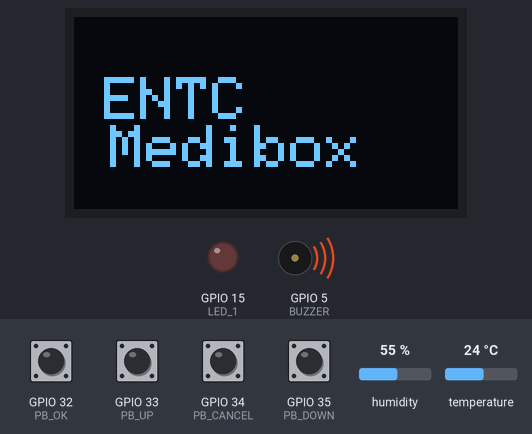
Simulated run of this sketch. Board: ESP32. Parts: 128×64 one-colour display, output pins drawn as LEDs (lit = HIGH), buzzer (waves = sounding). Dashed ring = blinking. The test bench sets the inputs (shaded band); at power-on: GPIO 32 (PB_OK), GPIO 33 (PB_UP), GPIO 34 (PB_CANCEL), GPIO 35 (PB_DOWN) HIGH, humidity 55 %, temperature 24 °C. WiFi joins after 1.5 s; servers stay silent unless stated; the display library's start-up logo is not drawn; the local clock reads 2024-03-15 10:24:30 at power-on unless the sketch sets it.

Above: at 3.7 s.
At 6.43 s:
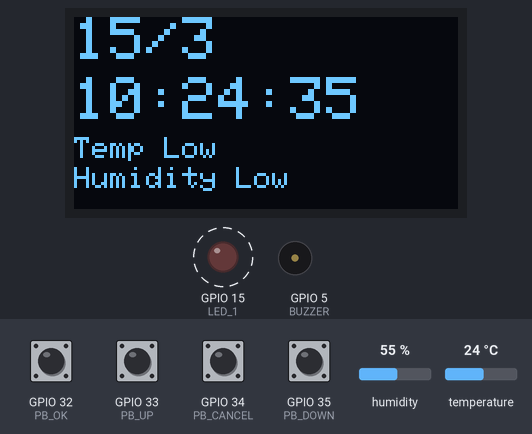
6.8 s: GPIO 32 (PB_OK) pulled LOW for 1 s
At 10.1 s:
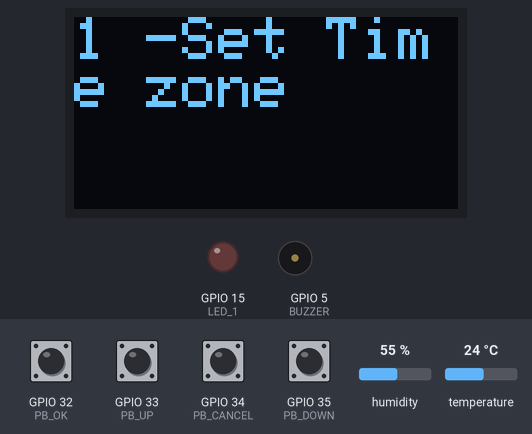
10.5 s: GPIO 34 (PB_CANCEL) driven LOW
At 11.84 s:
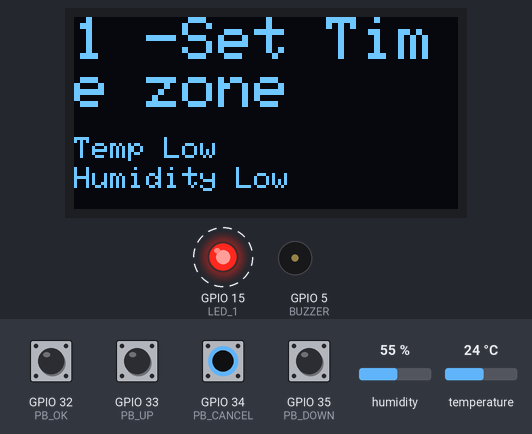
13.4 s: humidity set to 58 %
15.0 s: humidity set to 62 %
At 15.62 s:
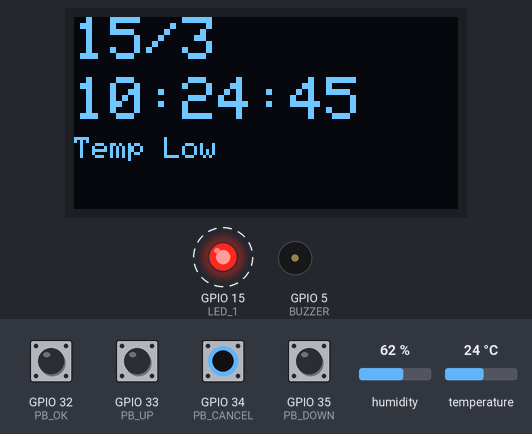
17.6 s: temperature set to 25.4 °C
19.1 s: temperature set to 26.6 °C
At 20.3 s:
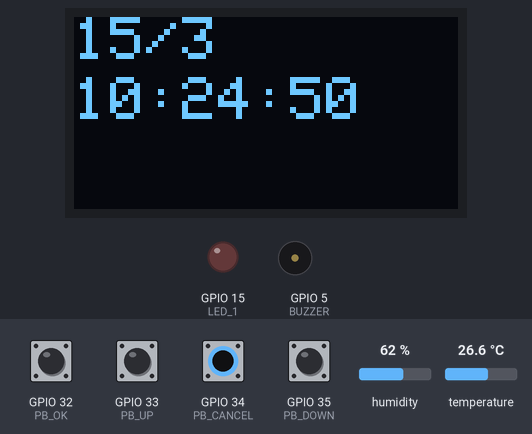
Timing chart, 0 to 22.1 s (numbered marks = the images above; inputs shaded):
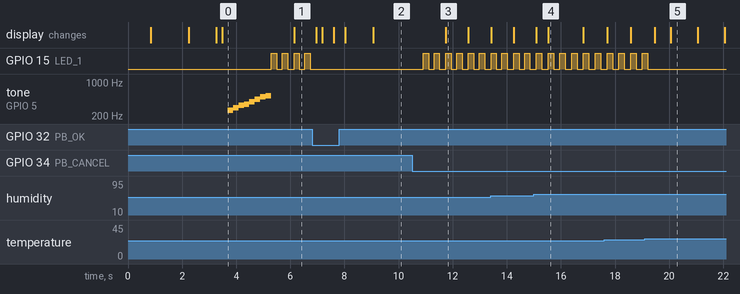

The sketch:

sketch.ino
```cpp
#include <Wire.h>
#include <Adafruit_GFX.h>
#include <Adafruit_SSD1306.h>
#include <DHTesp.h>
#include <WiFi.h>

// Constants for OLED display
#define SCREEN_WIDTH 128
#define SCREEN_HEIGHT 64
#define OLED_RESET -1
#define SCREEN_ADDRESS 0x3C

// Constants for components pins
#define BUZZER 5
#define LED_1  15
#define PB_CANCEL 34
#define PB_OK 32
#define PB_UP 33
#define PB_DOWN 35
#define DHTPIN 12

#define NTP_SERVER     "pool.ntp.org"
#define UTC_OFFSET 0


// Declare objects
Adafruit_SSD1306 display(SCREEN_WIDTH,SCREEN_HEIGHT,&Wire,OLED_RESET);
DHTesp dhtSensor;


// Global variables
float UTC_OFFSET_DTS = 19800;  // default time is set to Sri Lankan time
float offset =0;

int months  =0;
int days    =0;
int hours   =0;
int minutes =0;
int seconds =0;

unsigned long timeNow =0;
unsigned long timeLast =0;

bool alarm_enabled =true;
int n_alarms =3;
int alarm_hours[]={0,1,2};
int alarm_minutes[] ={1,10,20};
bool alarm_triggered[] ={false,false,false};

int n_notes =8;
int C= 262;
int D=294;
int E=330;
int F=349;
int G=392;
int A=440;
int B=494;
int C_H=523;

int notes_for_alarm[]={C,D,E,F,G,A,B,C_H};

int current_mode = 0;
int max_modes = 5;
String modes[] = {"1 -Set Time zone  ", "2 - Set Alaram 1", "3 - Set Alarm 2", "4-set Alarm 3", "5 - Disable Alarms"};


void setup() {
  ledcSetup(0, 5000, 8);
  ledcAttachPin(5, 0);

  pinMode(BUZZER, OUTPUT);
  pinMode(LED_1, OUTPUT);
  pinMode(PB_CANCEL, INPUT);
  pinMode(PB_OK, INPUT);
  pinMode(PB_UP, INPUT);
  pinMode(PB_DOWN, INPUT);

  dhtSensor.setup(DHTPIN, DHTesp::DHT22);

  Serial.begin(9600);

  if (!display.begin(SSD1306_SWITCHCAPVCC, SCREEN_ADDRESS)) {
    Serial.println(F("SSD1306 allocation failed"));
    for (;;);
  }

  display.display();
  delay(500);

  WiFi.begin("Wokwi-GUEST", "", 6);
  while (WiFi.status() != WL_CONNECTED) {
    delay(250);
    display.clearDisplay();
    print_line("Connecting to WIFI", 0, 0, 2);
  }

  display.clearDisplay();
  print_line("Connected to WIFI", 0, 0, 2);
  delay(1000);

configTime(19800, 0, "pool.ntp.org");
  while (time(nullptr) < 1000) {
    delay(1000);
    Serial.println("Waiting for NTP time...");
 }
  //configTime(UTC_OFFSET, UTC_OFFSET_DTS, NTP_SERVER);


  display.clearDisplay();

  print_line("Welcome", 10, 20, 2);
  delay(200);
  display.clearDisplay();

  print_line("ENTC \n Medibox", 10, 20, 2);
  delay(200);
  display.clearDisplay();

  startup_sound();
}

void loop() {
  update_time_with_check_alarm();

  if (digitalRead(PB_OK) == LOW) {
    delay(200);
    go_to_menu();
  }

  check_temp();
  display.display();
}

// Add a startup sound
void startup_sound() {
  // Play a startup sound when the device boots
  for (int i = 0; i < n_notes; i++) {
    tone(BUZZER, notes_for_alarm[i]);
    delay(200);
  }
  noTone(BUZZER);
}


// Print a string on OLED display
void print_line(String text, int column, int row, int text_size ){
  display.setTextSize(text_size);
  display.setTextColor(SSD1306_WHITE);
  display.setCursor(column,row);
  display.println(text);
  display.display();
}

// Print a string on OLED display without buffering
void print_line_no_buff(String text,int row,int column,int size){
  display.setTextSize(size);
  display.setTextColor(SSD1306_WHITE);
  display.setCursor(row,column);
  display.println(text);
}

//Display time in OLED display
void print_time_now(){
  display.clearDisplay();
  String date_now = String(days) + "/" + String(months);
  String time_now = String(hours) + ":" + String(minutes) + ":" + String(seconds);
  print_line_no_buff(date_now , 0 , 0 , 2);
  print_line_no_buff(time_now , 0 , 20 , 2);

}

// Updates the global time variables based on the current local time
void update_time(){

  struct tm timeinfo;         // Create a struct to hold the time information
  getLocalTime(&timeinfo);    // Get the current local time and store it in the timeinfo struct

  // Extract the hour information from the timeinfo struct
  char timeHour[3];
  strftime(timeHour,3,"%H",&timeinfo);
  hours = atoi(timeHour);      // Convert the string to an integer and store it in the global hours variable

  char timeMinute[3];
  strftime(timeMinute,3,"%M",&timeinfo);
  minutes = atoi(timeMinute);

  char timeSecond[3];
  strftime(timeSecond,3,"%S",&timeinfo);
  seconds = atoi(timeSecond);

  char timeDay[3];
  strftime(timeDay,3,"%d",&timeinfo);
  days = atoi(timeDay);

  char timeMonth[3];
  strftime(timeMonth,3,"%m",&timeinfo);
  months = atoi(timeMonth);

}

//ring alarm at medicine time
void ring_alarm(){

  display.clearDisplay();
  print_line("MEDICINE TIME!",0 ,0 ,2);

  digitalWrite(LED_1,HIGH);

  bool break_happend = false;

  //ring the buzzer
  while(break_happend == false && digitalRead(PB_CANCEL)==HIGH){

    for (int i=0 ; i<n_notes; i++){

      if (digitalRead(PB_CANCEL)==LOW){
        delay(200);
        break_happend == true;
        break;
      }

      tone(BUZZER,notes_for_alarm[i]);
      delay(500);
      noTone(BUZZER);
      delay(2);      // ensure tone has stopped playing completely before the function returns.
    }
  }

  digitalWrite(LED_1,LOW);
  display.clearDisplay();
}

void show_warning(){
  //blink led when temp and humidity not in range
  digitalWrite(LED_1,HIGH);
  delay(200);
  digitalWrite(LED_1,LOW);
  delay(200);
}


void update_time_with_check_alarm(void){
  display.clearDisplay();
  update_time();
  print_time_now();

  if (alarm_enabled == true){
    for (int i=0; i< n_alarms; i++){
      if (alarm_triggered[i]==false && alarm_hours[i]==hours && alarm_minutes[i]==minutes){
        ring_alarm();
        alarm_triggered[i]=true; // Set this alarm as triggered so it doesn't ring again
      }
    }
  }
}


int wait_for_button_press(){

  while (true){

    if (digitalRead(PB_UP)==LOW){
      delay(200);                   //debounce the button and ensure a stable reading
      return PB_UP;
    }

    else if (digitalRead(PB_DOWN)==LOW){
      delay(200);                   //debounce the button and ensure a stable reading
      return PB_DOWN;
    }

    else if (digitalRead(PB_OK)==LOW){
      delay(200);                   //debounce the button and ensure a stable reading
      return PB_OK;
    }

    else if (digitalRead(PB_CANCEL)==LOW){
      delay(200);                    //debounce the button and ensure a stable reading
      return PB_CANCEL;
    }

    update_time();
  }
}


void go_to_menu(){

  while (digitalRead(PB_CANCEL)==HIGH){

    display.clearDisplay();
    print_line(modes[current_mode],0,0,2);

    int pressed = wait_for_button_press();

    // If the UP button is pressed, move to the next mode in the list
    if (pressed == PB_UP){
      delay(200);
      current_mode+=1;
      current_mode =current_mode% max_modes;
    }

    // If the DOWN button is pressed, move to the previous mode in the list
    else if (pressed == PB_DOWN){
      delay(200);
      current_mode -=1;
      if (current_mode<0){
        current_mode = max_modes -1;
      }
    }

    // If the OK button is pressed, run the currently selected mode
    else if (pressed == PB_OK){
      delay(200);
      run_mode(current_mode);
    }

    // If the CANCEL button is pressed, exit the function and return to the main program loop
    else if (pressed == PB_CANCEL){
      delay(200);
      break;
    }
  }
}


void set_time_zone(){

  float temp_time_offset=offset;

  while (true){

    display.clearDisplay();
    print_line("Enter UTC offcet  :" + String(temp_time_offset),0,0,2);

    int pressed = wait_for_button_press();

    if (pressed == PB_UP & temp_time_offset <12){             //maximum positive offset is 12
      delay(200);
      temp_time_offset+=0.5;
    }
    else if (pressed == PB_DOWN & temp_time_offset > -12){     // maximum negetive offset is -12
      delay(200);
      temp_time_offset-=0.5;
    }
    else if (pressed == PB_OK){
      delay(200);
      offset = temp_time_offset;
      break;
    }
    else if (pressed == PB_CANCEL){
      delay(200);
      return;
    }
  }

  UTC_OFFSET_DTS = offset*3600;
  configTime(UTC_OFFSET, UTC_OFFSET_DTS, NTP_SERVER);

  display.clearDisplay();
  print_line("TIME ZONE IS SET",0,0,2);
  delay(1000);
}

// set alarms to given input times
void set_alarm(int alarm){

  int temp_hour=alarm_hours[alarm];

  while (true){

    display.clearDisplay();
    print_line("Enter hour:"+ String(temp_hour),0,0,2);

    int pressed = wait_for_button_press();

    if(pressed==PB_UP){
      delay(200);
      temp_hour+=1;
      temp_hour=temp_hour % 24;      // ensure that the value of temp_hour stays within the range of 0 to 23.
    }

    else if(pressed==PB_DOWN){
      delay(200);
      temp_hour-=1;
      if (temp_hour<0){
        temp_hour=23;
      }
    }

    else if (pressed==PB_OK){
      delay(200);
      alarm_hours[alarm]=temp_hour;
      break;
    }

    else if (pressed=PB_CANCEL){
      delay(200);
      break;
    }

  }

  int temp_minute=alarm_minutes[alarm];

  while (true){

    display.clearDisplay();
    print_line("Enter minute:"+ String(temp_minute),0,0,2);

    int pressed = wait_for_button_press();

    if(pressed==PB_UP){
      delay(200);
      temp_minute+=1;
      temp_minute=temp_minute % 60;    // ensure that the value of temp_minute stays within the range of 0 to 59.
    }

    else if(pressed==PB_DOWN){
      delay(200);
      temp_minute-=1;
      if (temp_minute<0){
        temp_minute=59;
      }
    }

    else if (pressed==PB_OK){
      delay(200);
      alarm_minutes[alarm]=temp_minute;
      break;
    }

    else if (pressed=PB_CANCEL){
      delay(200);
      break;
    }
  }

  display.clearDisplay();
  print_line("Alarm is set",0,0,2);
  delay(1000);

}

void run_mode(int mode){

  // If mode is 0, set the time zone
  if (mode == 0){
    set_time_zone();
  }

  // If mode is 1, 2 or 3, set a new alarm
  else if (mode ==1 || mode ==2 || mode==3){
    set_alarm(mode =1);
  }

  // If mode is 4, disable all alarms
  else if (mode ==4){
    alarm_enabled = false;
    display.clearDisplay();
    print_line("All alrams are disabled",0,0,2);
    delay(1500);

  }
}

void check_temp(){

  //get data from dht sensor
  TempAndHumidity data = dhtSensor.getTempAndHumidity();

  if (data.temperature>32 ){
   print_line_no_buff("Temp High ",0,40,1);
   show_warning();
  }

  else if (data.temperature<26 ){
   print_line_no_buff("Temp Low",0,40,1);
   show_warning();
  }

  if (data.humidity>80 ){
   print_line_no_buff("Humidity High",0,50,1);
   show_warning();
  }

  else if ( data.humidity<60 ){
   print_line_no_buff("Humidity Low",0,50,1);
   show_warning();
  }
}
```

Measured:
- the behaviour switches between 59 and 60 % on humidity (found by bisection; images 3 and 4)
- the behaviour switches between 25.9 and 26 °C on temperature (found by bisection; images 4 and 5)
- after the input at 6.8 s, GPIO 15 (LED_1): stops changing and stays LOW; the display: first differs from a run without the input after 0.39 s (image 2)
- after the input at 10.5 s, GPIO 15 (LED_1): alternates HIGH for 0.20 s and LOW for 0.20 s, starting after 0.41 s; the display: changes after 1.2 s (image 3)
- after the input at 15.0 s, the display: first differs from a run without the input after 0.53 s (image 4)
- after the input at 19.1 s, GPIO 15 (LED_1): goes on until 19.2 s, then stays LOW; the display: first changes after 0.37 s (image 5 shows a later state)
- by itself, GPIO 15 (LED_1): alternates HIGH for 0.20 s and LOW for 0.20 s
- by itself, tone on GPIO 5 (BUZZER): plays 262 Hz for 0.20 s, 294 Hz for 0.20 s, 330 Hz for 0.20 s, 349 Hz for 0.20 s, 392 Hz for 0.20 s, 440 Hz for 0.20 s … (8 notes in this stretch)
